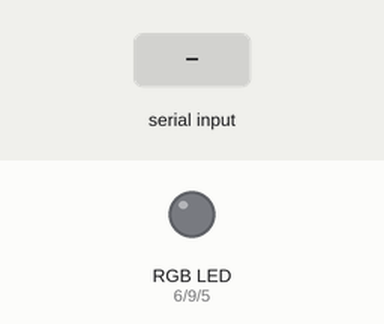
This sketch was run on a simulated Arduino Uno, built with avr-gcc and run on an emulated ATmega328P. Parts: an RGB LED mixed from three pins (HIGH = lit). The inputs (shaded band) are chosen by the test bench. Dim RGB values are drawn brighter than linear; what the sketch prints to the serial monitor is not drawn.

Above: at 1.2 s.
1.3 s: "90,45,200*" received over Serial
At 3.9 s:
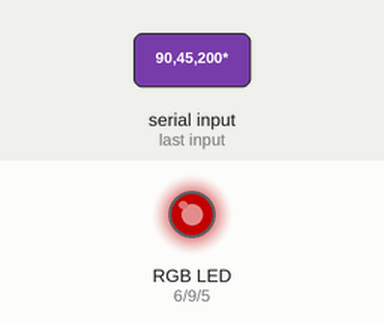
4.3 s: "30,150,10*" received over Serial
At 7.1 s:
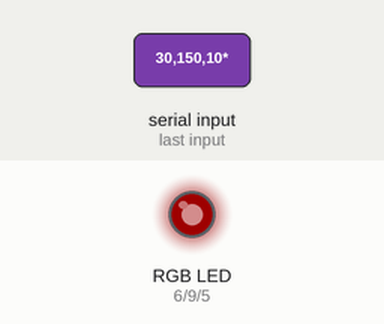
7.3 s: "200*" received over Serial
At 10.1 s:
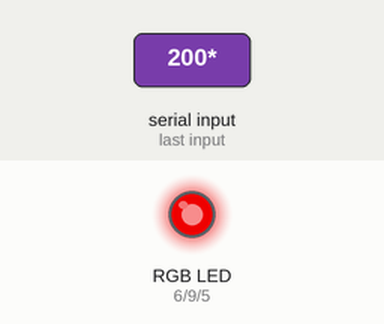
10.3 s: "90,45*" received over Serial
At 13.1 s:
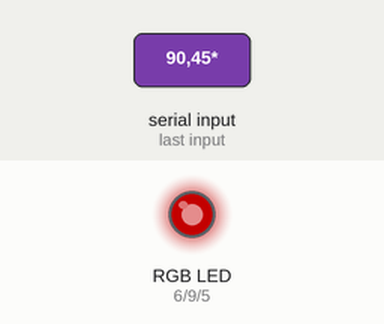
13.3 s: "30,150*" received over Serial
At 16.6 s:
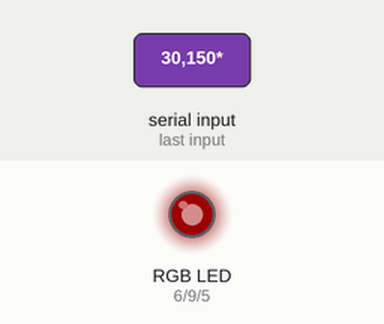
Timing chart, 0 to 17.3 s (numbered marks = the images above; inputs shaded):
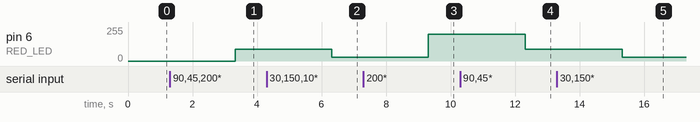

Measured:
- after the input at 1.3 s, pin 6 (RED_LED): 0/255 → 90/255 after 2.0 s
- after the input at 4.3 s, pin 6 (RED_LED): 90/255 → 30/255 after 2.0 s
- after the input at 7.3 s, pin 6 (RED_LED): 30/255 → 200/255 after 2.0 s
- after the input at 10.3 s, pin 6 (RED_LED): 200/255 → 90/255 after 2.0 s
- after the input at 13.3 s, pin 6 (RED_LED): 90/255 → 30/255 after 2.0 s

The sketch:

led.ino
```cpp
//define pins for the red, green and blue LEDs
#define RED_LED 6
#define BLUE_LED 5
#define GREEN_LED 9


//Green1,Red2,Blue3,custom4
 int precolor=4;


//overall brightness value
int brightness = 255;
//individual brightness values for the red, green and blue LEDs

int rBright;
int gBright;
int bBright;

String redInput;
String greenInput;
String blueInput;

int fadeSpeed = 10;


void setup() {


  Serial.begin(9600);
  Serial.println("Arduino started.");

  //set up pins to output.
  pinMode(GREEN_LED, OUTPUT);
  pinMode(RED_LED, OUTPUT);
  pinMode(BLUE_LED, OUTPUT);

//Call the TurnOn method, wait, then call TurnOff
//TurnOn();
//delay(5000);
//manualColor();
//TurnOff();
//incomingRGB();
//TurnOff();
}


/*
void TurnOn(){

    for (int i=0;i<256; i++){

      analogWrite(RED_LED, rBright);
      rBright +=1;
      delay(fadeSpeed);

    }

    for (int i=0;i<256; i++){

      analogWrite(BLUE_LED, bBright);
      bBright += 1;
delay(fadeSpeed);
    }

    for (int i=0;i<256; i++){

      analogWrite(GREEN_LED, gBright);
      gBright +=1;
      delay(fadeSpeed);
    }
}
   */
void TurnOff(){
    for (int i=0;i<256; i++){
          analogWrite(GREEN_LED, brightness);
          analogWrite(RED_LED, brightness);
          analogWrite(BLUE_LED, brightness);


      brightness -= 1;

      delay(fadeSpeed);

    }
}

/*
void  testrun(){
  if (precolor==2){
    analogWrite(RED_LED, 255);
    delay(5000);
  }else if  (precolor ==1){
    analogWrite(GREEN_LED,255);
    delay(5000);
   }else if(precolor==3){
     analogWrite(BLUE_LED,255);
     delay(5000);
     }else if(precolor==4){
     analogWrite(RED_LED,255);
     analogWrite(GREEN_LED,0);
     analogWrite(BLUE_LED,255);
     delay(5000);
     }
   }
    */
  void rainbow(){
    delay(fadeSpeed);

  }

  void flashingLights(){


  }

  void customRun(){
    delay(fadeSpeed);
    analogWrite(RED_LED,rBright);
    analogWrite(GREEN_LED,gBright);
    analogWrite(BLUE_LED,bBright);
  }

  void manualColor(){
    analogWrite(RED_LED,80);
    analogWrite(GREEN_LED,0);
    analogWrite(BLUE_LED,80);
  }


  void incomingRGB(){
    if (Serial.available()>0){
      redInput=Serial.readStringUntil('*');    // checks * , ; , . characters at the end of string
      greenInput=Serial.readStringUntil(';');  // and catches them
      blueInput=Serial.readStringUntil('.');

      rBright=redInput.toInt();              // turns the strings values into integers
      gBright=greenInput.toInt();            // to get red, green, blue brightness values
      bBright=blueInput.toInt();

      /*Serial.println("--------------- Incoming RGB Values -----------");
      Serial.print(" Red input is : ");
      Serial.println(redInput);
      Serial.print(" Green input is : ");
      Serial.println(greenInput);
      Serial.print(" Blue input is : ");
      Serial.println(blueInput); */

    }
  }


void loop(){
    incomingRGB();
    customRun();
   /* Serial.print("--------------------------------------");
    Serial.print(" Red Brightness is: ");
    Serial.print(rBright);
    Serial.print(" Green Brightness is: ");
    Serial.print(gBright);
    Serial.print(" Blue Brightness is: ");
    Serial.print(bBright);
   // Serial.print(" Brightness is: ");
   // Serial.println(brightness);
    delay (5000);  */
}
```
